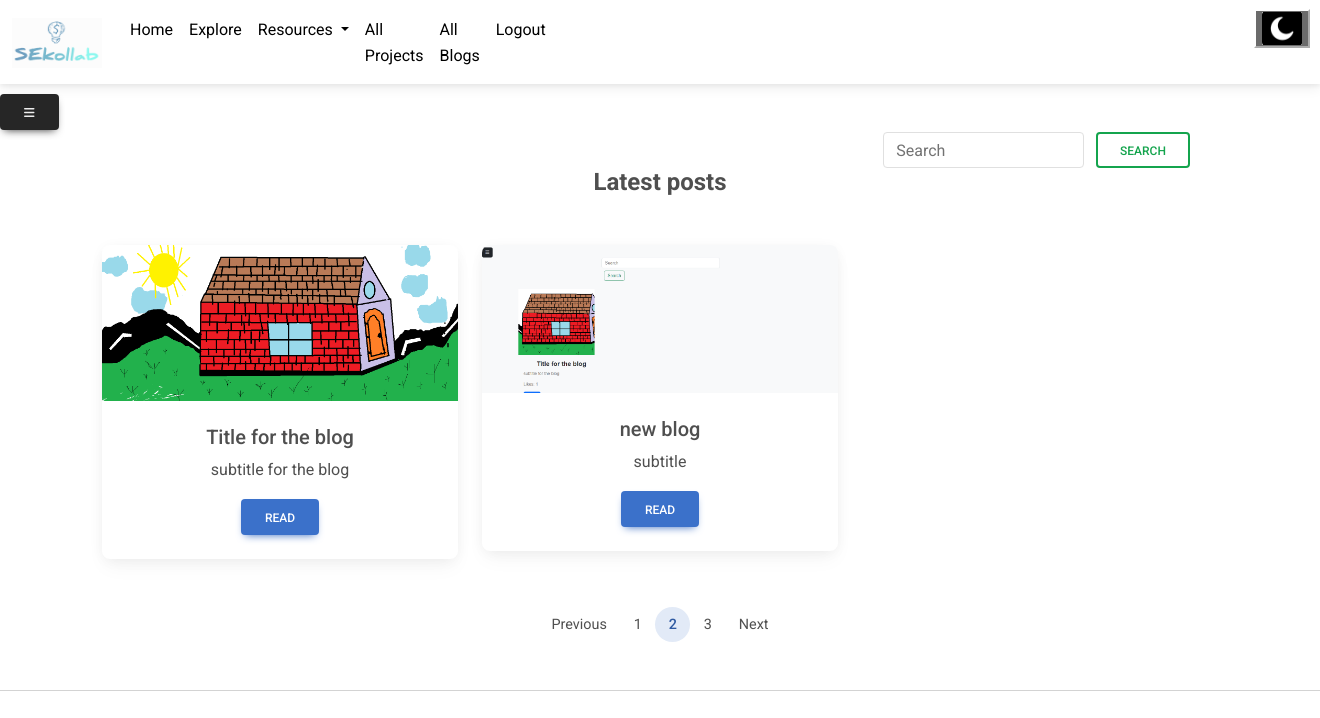
The app's page /topblogs (signed in) with its own data.
### models.py (models this page shows)
class Blog(db.Model):
    __tablename__ = "blogs"
    id = Column(Integer, primary_key=True, autoincrement=True)
    user_id = Column(Integer, ForeignKey('users.id'))
    title = Column(String, nullable=False)
    subtitle = Column(String, nullable=False)
    content = Column(String, nullable=False)
    blog_image = Column(String)
    like = Column(Integer, nullable=False, default=0)
    date = Column(String, default=datetime.date.today().strftime("%B %d, %Y"))
    author = relationship("User", back_populates="blogs")
    user = relationship("User", back_populates="blogs")

### main.py (the view)
@app.route("/topblogs", methods=["GET"])
def TopBlogs():
    user = User.query.filter_by(id=current_user.id).first()
    page = request.args.get("page", default=1, type=int)
    per_page = 10
    offset = (page - 1) * per_page
    blogs = Blog.query.filter(Blog.user_id != current_user.id).order_by(Blog.like.desc()).offset(offset).limit(per_page).all()
    total_pages = 3
    return render_template("topblogs.html", blogs=blogs, page=page, user=user, total_pages=total_pages)

### main.py (called while the page is built)
@login_manager.user_loader
def load_user(user_id):
    return User.query.get(int(user_id))

### templates/topblogs.html (shortened to what this page needs)
<!DOCTYPE html>
<html lang="en">
<head>
    <link rel="stylesheet" href="https://use.fontawesome.com/releases/v6.0.0/css/all.css" />
    <link rel="stylesheet" href="../static/css/allblog.css">
           <link rel="stylesheet" href="../static/css/sidebar.css">  <link href="https://cdn.jsdelivr.net/npm/bootstrap@5.3.3/dist/css/bootstrap.min.css" rel="stylesheet">
    <link rel="stylesheet" href="../static/css/blogcss/mdb.min.css" />
</head>
<body >
{% include "navigationloggedin.html" %}
{% include "sidebar.html" %}
  <main class="my-5">
    <div class="container">
        <div style="margin-top: 4%;margin-left: 70%;">
            <input class="form-control me-2" type="search" placeholder="Search" id="text" aria-label="Search" style="width:60%;display:inline-block;">
            <button style="" class="btn btn-outline-success"  id="search" type="submit">Search</button>
        </div>
      <section class="text-center">
        <h4 class="mb-5"><strong>Latest posts</strong></h4>
        <div class="row">
            {% for blog in blogs %}
          <div class="col-lg-4 col-md-12 mb-4">
            <div class="card">
              <div class="bg-image hover-overlay" data-mdb-ripple-init data-mdb-ripple-color="light">
                <img src="../{{ blog.blog_image}}" class="img-fluid" />
              </div>
              <div class="card-body">
                <h5 class="card-title">{{ blog.title }}</h5>
                <p class="card-text">
                  {{ blog.subtitle }}
                </p>
                <a href="{{ url_for('Specficblog', id=blog.id) }}" class="btn btn-primary" data-mdb-ripple-init>Read</a>
              </div>
            </div>
          </div>
{% endfor %}
      </section>
      <nav class="my-4" aria-label="...">
        <ul class="pagination pagination-circle justify-content-center">
          <li class="page-item">
            <a class="page-link" href="#" tabindex="-1" aria-disabled="true">Previous</a>
          </li>
          <li class="page-item"><a class="page-link" href="#">1</a></li>
          <li class="page-item active" aria-current="page">
            <a class="page-link" href="#">2 <span class="sr-only">(current)</span></a>
          </li>
          <li class="page-item"><a class="page-link" href="#">3</a></li>
          <li class="page-item">
            <a class="page-link" href="#">Next</a>
          </li>
        </ul>
      </nav>
    </div>
  </main>
    <hr class="m-0" />
</body>
</html>

### static/css/sidebar.css (style rules this page uses)
a { text-decoration: none; }
li { color: black; }

### records on screen
Blog: shows a picture, title "Title for the blog", subtitle "subtitle for the blog"
Blog: shows a picture, title "new blog", subtitle "subtitle"
